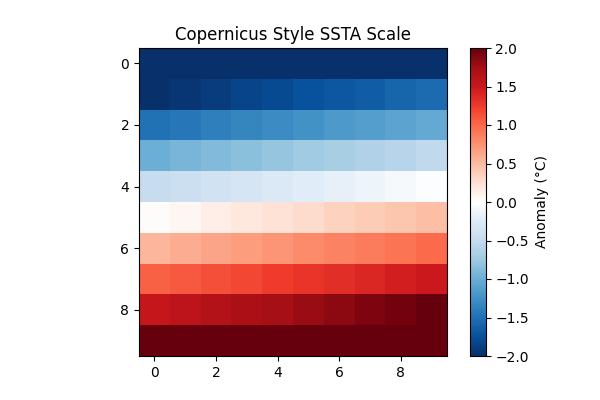

Write the Python code that produced this figure.
import matplotlib.pyplot as plt
import matplotlib.colors as mcolors
import numpy as np

def get_copernicus_ssta_cmap():
    # Colors sampled from the provided ESOTC 2023 image scale
    # -2, -1.5, -1, -0.7, -0.5, -0.3, -0.2, -0.1, 0, 0.1, 0.2, 0.3, 0.5, 0.7, 1, 1.5, 2
    colors = [
        '#08306b', # -2
        '#08519c', # -1.5
        '#2171b5', # -1
        '#4292c6', # -0.7
        '#6baed6', # -0.5
        '#9ecae1', # -0.3
        '#c6dbef', # -0.2
        '#deebf7', # -0.1
        '#ffffff', # 0
        '#fee0d2', # 0.1
        '#fcbba1', # 0.2
        '#fc9272', # 0.3
        '#fb6a4a', # 0.5
        '#ef3b2c', # 0.7
        '#cb181d', # 1
        '#a50f15', # 1.5
        '#67000d'  # 2
    ]
    return mcolors.LinearSegmentedColormap.from_list('copernicus_ssta', colors)

# Test plot
data = np.linspace(-2.5, 2.5, 100).reshape(10, 10)
cmap = get_copernicus_ssta_cmap()

plt.figure(figsize=(6, 4))
plt.imshow(data, cmap=cmap, vmin=-2, vmax=2)
plt.colorbar(label='Anomaly (°C)')
plt.title('Copernicus Style SSTA Scale')
plt.savefig('test_ssta_palette.png')
plt.close()
print("Palette test saved to test_ssta_palette.png")
